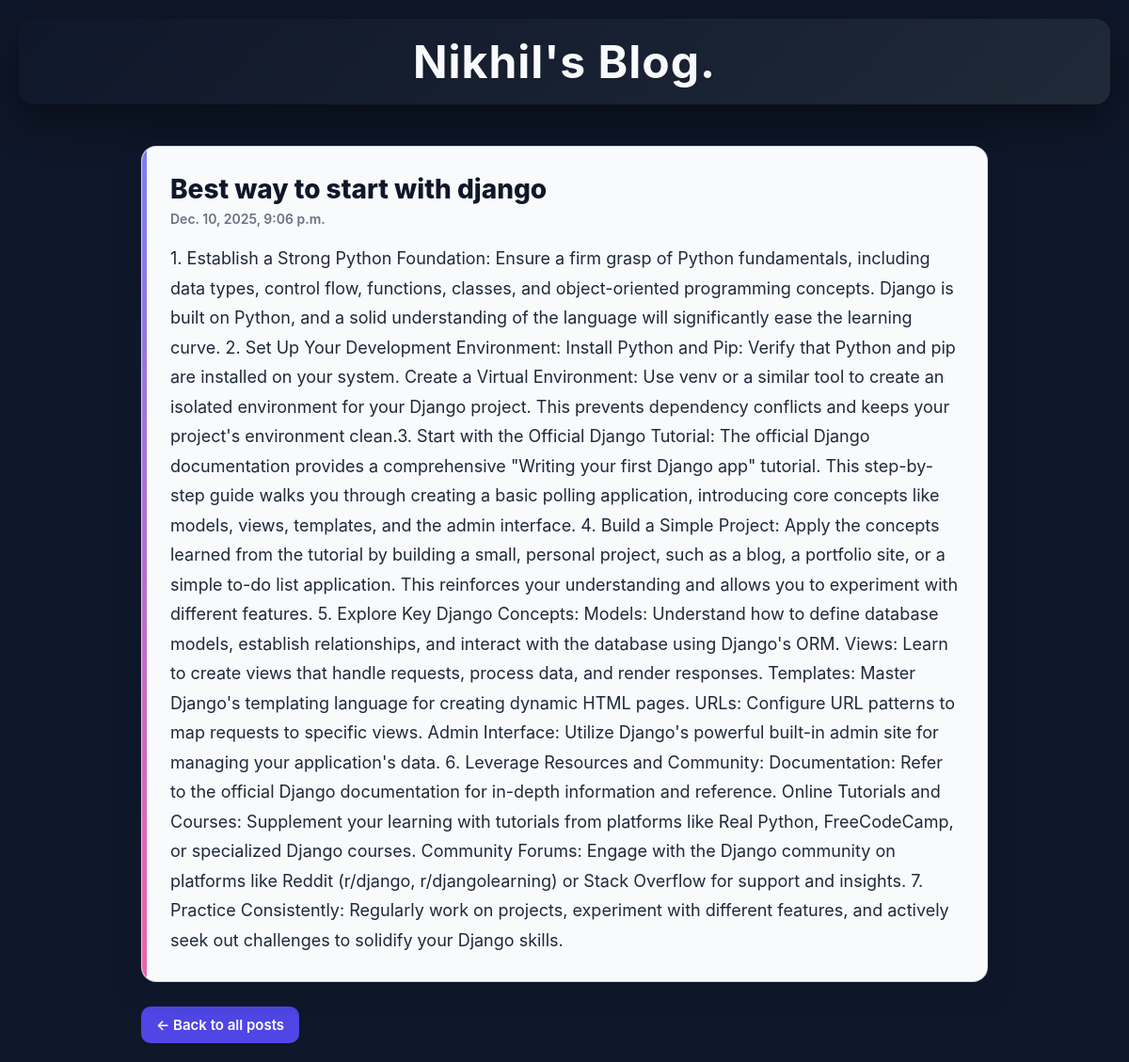
Screenshot of /post/2 with the database file from the repository.
### posts/models.py (models this page shows)
class Post(models.Model):
    title=models.CharField(max_length=100)
    body=models.CharField(max_length=1000000)
    created_at=models.DateTimeField(default=datetime.now,blank=True)

### posts/views.py (the view)
# urls.py: path('post/<str:pk>',views.post_detail,name='post'),
def post_detail(request,pk):
    posts_detail=Post.objects.get(id=pk)
    return render(request,'post.html',{'posts_detail':posts_detail})

### templates/post.html (shortened to what this page needs)
<!DOCTYPE html>
<html>
<head>
</head>
<body>
<div class="header">
  <h2>Nikhil's Blog.</h2>
</div>
<div class="row">
  <div class="leftcolumn">
    <div class="card">
      <h2>{{posts_detail.title}}</h2>
      <h5>{{posts_detail.created_at}}</h5>
      <p>{{posts_detail.body}}</p>
    </div>
    <a href="/" class="back-button">← Back to all posts</a>
  </div>
</div>
</body>
</html>

### templates/post.html (style rules this page uses)
* { box-sizing: border-box; margin: 0; padding: 0; }
body { font-family: -apple-system, BlinkMacSystemFont, "Segoe UI", Arial, sans-serif; padding: 20px; background: #0f172a; }
.row { max-width: 900px; margin: 0 auto; }
.header { padding: 16px 24px; font-size: 32px; text-align: center; background: linear-gradient(135deg, #0f172a, #1f2937); color: #f9fafb; border-radius: 16px; box-shadow: 0 18px 45px rgba(0, 0, 0, 0.45); letter-spacing: 1px; }
.leftcolumn { float: left; width: 100%; margin-top: 24px; }
.card { background-color: #f9fafb; padding: 28px 30px; margin-top: 20px; border-radius: 16px; box-shadow: 0 10px 30px rgba(15, 23, 42, 0.35); border: 1px solid rgba(148, 163, 184, 0.4); position: relative; overflow: hidden; }
.card::before { content: ""; position: absolute; left: 0; top: 0; height: 100%; width: 5px; background: linear-gradient(180deg, #6366f1, #ec4899); opacity: 0.85; }
.card h2 { margin-bottom: 6px; font-size: 28px; color: #0f172a; font-weight: 800; }
.card h5 { margin-bottom: 18px; font-size: 14px; font-weight: 600; color: #6b7280; }
.card p { font-size: 18px; line-height: 1.75; color: #1e293b; white-space: pre-wrap; }
.back-button { display: inline-block; margin-top: 26px; padding: 10px 16px; background: #4f46e5; color: white; border-radius: 10px; text-decoration: none; font-weight: 600; font-size: 15px; transition: 0.2s; }
.row:after { content: ""; display: table; clear: both; }

### rows the page displays
Post: title "Best way to start with django", created_at "Dec. 10, 2025, 9:06 p.m.", body "1. Establish a Strong Python Foundation: Ensure a firm grasp of Python fundamentals, including data types, control flow, functions, classes, and object-oriented programming concepts. Django is built on Python, and a solid understanding of the language will significantly ease the learning curve. 2. Set Up Your Development Environment: Install Python and Pip: Verify that Python and pip are installed on your system. Create a Virtual Environment: Use venv or a similar tool to create an isolated environment for your Django project. This prevents dependency conflicts and keeps your project's environment clean.3. Start with the Official Django Tutorial: The official Django documentation provides a…"
